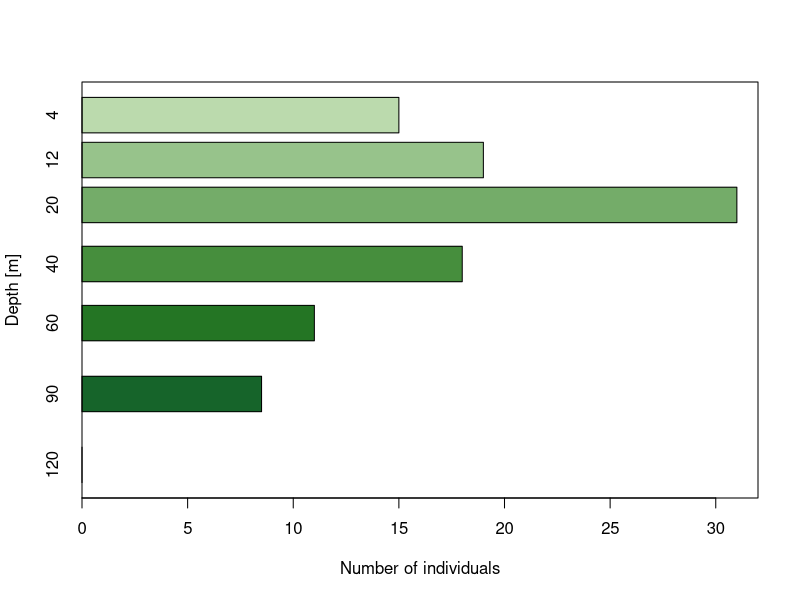

The R source for this figure:
#create a vector with number per individuals caught per 12 hours
hist_d<-rev(c(15,19,31,18,11,8.5,0))
#labels (corresponding to the nets
labels<-rev(c("4","12","20","40","60","90","120"))
#set the spaces between the bars (roughly equaling distance between nets)
spaces<-rev(c(8,8,20,20,30,30,4))

#create pdf with plot
pdf("~/depth_histogram.pdf")
barplot(hist_d,col=rev(c("#BBDAADFF","#97C38BFF","#74AC69FF","#468E3DFF","#247524FF","#16642AFF","black")),xlab="Number of individuals",ylab="Depth [m]",names=labels,width=1,horiz=T,space=spaces/30,xlim=c(0,32))
box()
dev.off()
